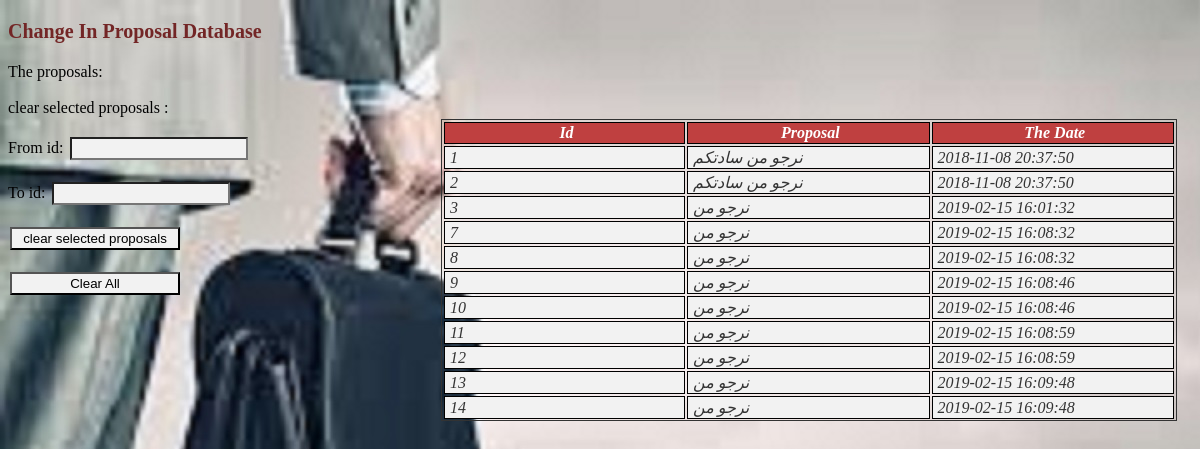
The page /proposal.php on the database its author committed.
### tables this page shows
CREATE TABLE `proposals` (
  `id` int(11) NOT NULL,
  `proposals` text NOT NULL,
  `date` timestamp NOT NULL DEFAULT CURRENT_TIMESTAMP
);

### proposal.php (the view, shortened to what this page needs)
<!DOCTYPE html>
<html>
<head>
<link rel="stylesheet" href="design.css">
</head>
<body>
	<h3> Change In Proposal Database</h3>
		The proposals:<br><br>
<link rel="stylesheet" href="design.css">
</head>
<body>
 <?php require 'connection.PHP';
 $sql="SELECT * FROM `proposals` WHERE 1";
 $result=mysqli_query($conn,$sql);
 if(mysqli_num_rows($result)>0)
{?>
<div class=pro <?php if(mysqli_num_rows($result)<10) {?>style="height:auto"<?php } ?>><table>
          <thead> <tr class=header>
        	  <td><?php echo "id";?></td>
            <td><?php echo "proposal";?></td>
            <td><?php echo "the date ";?></td>
         	</tr></thead>
  <?php while($row=mysqli_fetch_assoc($result))
       {
         ?>
         	<tr>
         	<td><?php echo $row['id'] ;?></td>
         	<td><?php echo $row['proposals'] ;?></td>
         	<td><?php echo $row['date'];?></td>
            </tr>
        <?php } } ?>
       </table></div>
	<form action="/market/market.php" method="post">
		clear selected proposals :<br><br>
		From id:
		<input type="number" name="idfrom" min=1 required><br><br>
		To id:
        <input type="number" name="idto" min=1 required><br><br>
        <input type="submit" name="clear" value="clear selected proposals"><br><br>
	</form>
    <form action="/market/market.php" method="post">
     <input type="submit" name="clearall" value="Clear All"><br><br>
    </form>
</body>
</html>

### design.css (style rules this page uses)
body { background:url('img20.jpg') no-repeat; }
table { width:100%; }
div { width:62%;border:solid 1px #333333;overflow-y:scroll;float:right;margin-top:-530px ;margin-right:15px;height: 500px }
td { width:9%;border:solid 1px #000;font-style: italic;padding: 1px;padding-left:5px; }
thead { text-align:center;font-weight:bolder;padding:0.5px }
tr.header { background:#bf4040;color:#fff;text-transform: capitalize; }
h3 { color:#732626;font-size: 20px }
input { width: 170px;padding:2px;margin:2px;background-color:#f2f2f2; }

### proposal.php (style rules this page uses)
div.pro { margin-top:20px;height:300px }

### rows shown on the page
proposals: id "1", proposals "نرجو من سادتكم", date "2018-11-08 20:37:50"
proposals: id "2", proposals "نرجو من سادتكم", date "2018-11-08 20:37:50"
proposals: id "3", proposals "نرجو من", date "2019-02-15 16:01:32"
proposals: id "7", proposals "نرجو من", date "2019-02-15 16:08:32"
proposals: id "8", proposals "نرجو من", date "2019-02-15 16:08:32"
proposals: id "9", proposals "نرجو من", date "2019-02-15 16:08:46"
proposals: id "10", proposals "نرجو من", date "2019-02-15 16:08:46"
proposals: id "11", proposals "نرجو من", date "2019-02-15 16:08:59"
proposals: id "12", proposals "نرجو من", date "2019-02-15 16:08:59"
proposals: id "13", proposals "نرجو من", date "2019-02-15 16:09:48"
proposals: id "14", proposals "نرجو من", date "2019-02-15 16:09:48"
